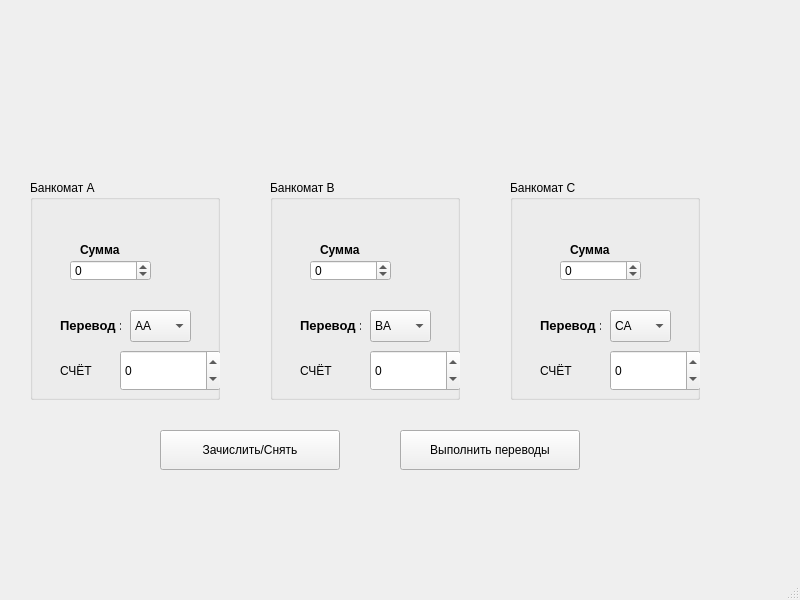
<?xml version="1.0" encoding="UTF-8"?>
<ui version="4.0">
 <class>MainWindow</class>
 <widget class="QMainWindow" name="MainWindow">
  <property name="geometry">
   <rect>
    <x>0</x>
    <y>0</y>
    <width>800</width>
    <height>600</height>
   </rect>
  </property>
  <property name="windowTitle">
   <string>MainWindow</string>
  </property>
  <widget class="QWidget" name="centralwidget">
   <widget class="QPushButton" name="pushButton">
    <property name="geometry">
     <rect>
      <x>160</x>
      <y>430</y>
      <width>180</width>
      <height>40</height>
     </rect>
    </property>
    <property name="text">
     <string>Зачислить/Снять</string>
    </property>
   </widget>
   <widget class="QGroupBox" name="groupBox">
    <property name="geometry">
     <rect>
      <x>510</x>
      <y>180</y>
      <width>190</width>
      <height>220</height>
     </rect>
    </property>
    <property name="title">
     <string>Банкомат С</string>
    </property>
    <widget class="QSpinBox" name="spinBox_C">
     <property name="geometry">
      <rect>
       <x>100</x>
       <y>170</y>
       <width>91</width>
       <height>41</height>
      </rect>
     </property>
     <property name="minimum">
      <number>-99999</number>
     </property>
     <property name="maximum">
      <number>99999</number>
     </property>
     <property name="singleStep">
      <number>100</number>
     </property>
    </widget>
    <widget class="QSpinBox" name="spinBox_valueC">
     <property name="geometry">
      <rect>
       <x>50</x>
       <y>80</y>
       <width>81</width>
       <height>21</height>
      </rect>
     </property>
     <property name="minimum">
      <number>-99999</number>
     </property>
     <property name="maximum">
      <number>99999</number>
     </property>
     <property name="singleStep">
      <number>100</number>
     </property>
    </widget>
    <widget class="QLabel" name="label_3">
     <property name="geometry">
      <rect>
       <x>60</x>
       <y>60</y>
       <width>51</width>
       <height>21</height>
      </rect>
     </property>
     <property name="text">
      <string>&lt;html&gt;&lt;head/&gt;&lt;body&gt;&lt;p&gt;&lt;span style=&quot; font-weight:700;&quot;&gt;Сумма&lt;/span&gt;&lt;/p&gt;&lt;/body&gt;&lt;/html&gt;</string>
     </property>
    </widget>
    <widget class="QComboBox" name="comboBox_3">
     <property name="geometry">
      <rect>
       <x>100</x>
       <y>130</y>
       <width>61</width>
       <height>32</height>
      </rect>
     </property>
     <item>
      <property name="text">
       <string>CA</string>
      </property>
     </item>
     <item>
      <property name="text">
       <string>CB</string>
      </property>
     </item>
     <item>
      <property name="text">
       <string>CC</string>
      </property>
     </item>
    </widget>
    <widget class="QLabel" name="label_6">
     <property name="geometry">
      <rect>
       <x>30</x>
       <y>130</y>
       <width>61</width>
       <height>31</height>
      </rect>
     </property>
     <property name="text">
      <string>&lt;html&gt;&lt;head/&gt;&lt;body&gt;&lt;p&gt;&lt;span style=&quot; font-size:10pt; font-weight:700;&quot;&gt;Перевод :&lt;/span&gt;&lt;/p&gt;&lt;/body&gt;&lt;/html&gt;</string>
     </property>
    </widget>
    <widget class="QLabel" name="label_9">
     <property name="geometry">
      <rect>
       <x>30</x>
       <y>180</y>
       <width>41</width>
       <height>21</height>
      </rect>
     </property>
     <property name="text">
      <string>СЧЁТ</string>
     </property>
    </widget>
   </widget>
   <widget class="QGroupBox" name="groupBox_2">
    <property name="geometry">
     <rect>
      <x>270</x>
      <y>180</y>
      <width>190</width>
      <height>220</height>
     </rect>
    </property>
    <property name="title">
     <string>Банкомат B</string>
    </property>
    <widget class="QSpinBox" name="spinBox_B">
     <property name="geometry">
      <rect>
       <x>100</x>
       <y>170</y>
       <width>91</width>
       <height>41</height>
      </rect>
     </property>
     <property name="minimum">
      <number>-99999</number>
     </property>
     <property name="maximum">
      <number>99999</number>
     </property>
     <property name="singleStep">
      <number>100</number>
     </property>
    </widget>
    <widget class="QSpinBox" name="spinBox_valueB">
     <property name="geometry">
      <rect>
       <x>40</x>
       <y>80</y>
       <width>81</width>
       <height>21</height>
      </rect>
     </property>
     <property name="minimum">
      <number>-99999</number>
     </property>
     <property name="maximum">
      <number>99999</number>
     </property>
     <property name="singleStep">
      <number>100</number>
     </property>
    </widget>
    <widget class="QLabel" name="label_2">
     <property name="geometry">
      <rect>
       <x>50</x>
       <y>60</y>
       <width>51</width>
       <height>21</height>
      </rect>
     </property>
     <property name="text">
      <string>&lt;html&gt;&lt;head/&gt;&lt;body&gt;&lt;p&gt;&lt;span style=&quot; font-weight:700;&quot;&gt;Сумма&lt;/span&gt;&lt;/p&gt;&lt;/body&gt;&lt;/html&gt;</string>
     </property>
    </widget>
    <widget class="QComboBox" name="comboBox_2">
     <property name="geometry">
      <rect>
       <x>100</x>
       <y>130</y>
       <width>61</width>
       <height>32</height>
      </rect>
     </property>
     <item>
      <property name="text">
       <string>BA</string>
      </property>
     </item>
     <item>
      <property name="text">
       <string>BB</string>
      </property>
     </item>
     <item>
      <property name="text">
       <string>BC</string>
      </property>
     </item>
    </widget>
    <widget class="QLabel" name="label_5">
     <property name="geometry">
      <rect>
       <x>30</x>
       <y>130</y>
       <width>61</width>
       <height>31</height>
      </rect>
     </property>
     <property name="text">
      <string>&lt;html&gt;&lt;head/&gt;&lt;body&gt;&lt;p&gt;&lt;span style=&quot; font-size:10pt; font-weight:700;&quot;&gt;Перевод :&lt;/span&gt;&lt;/p&gt;&lt;/body&gt;&lt;/html&gt;</string>
     </property>
    </widget>
    <widget class="QLabel" name="label_8">
     <property name="geometry">
      <rect>
       <x>30</x>
       <y>180</y>
       <width>41</width>
       <height>21</height>
      </rect>
     </property>
     <property name="text">
      <string>СЧЁТ</string>
     </property>
    </widget>
   </widget>
   <widget class="QGroupBox" name="groupBox_3">
    <property name="geometry">
     <rect>
      <x>30</x>
      <y>180</y>
      <width>190</width>
      <height>220</height>
     </rect>
    </property>
    <property name="title">
     <string>Банкомат А</string>
    </property>
    <widget class="QSpinBox" name="spinBox_A">
     <property name="geometry">
      <rect>
       <x>90</x>
       <y>170</y>
       <width>101</width>
       <height>41</height>
      </rect>
     </property>
     <property name="minimum">
      <number>-99999</number>
     </property>
     <property name="maximum">
      <number>99999</number>
     </property>
     <property name="singleStep">
      <number>100</number>
     </property>
    </widget>
    <widget class="QSpinBox" name="spinBox_valueA">
     <property name="geometry">
      <rect>
       <x>40</x>
       <y>80</y>
       <width>81</width>
       <height>21</height>
      </rect>
     </property>
     <property name="minimum">
      <number>-99999</number>
     </property>
     <property name="maximum">
      <number>99999</number>
     </property>
     <property name="singleStep">
      <number>100</number>
     </property>
    </widget>
    <widget class="QLabel" name="label">
     <property name="geometry">
      <rect>
       <x>50</x>
       <y>60</y>
       <width>61</width>
       <height>21</height>
      </rect>
     </property>
     <property name="text">
      <string>&lt;html&gt;&lt;head/&gt;&lt;body&gt;&lt;p&gt;&lt;span style=&quot; font-weight:700;&quot;&gt;Сумма&lt;/span&gt;&lt;/p&gt;&lt;/body&gt;&lt;/html&gt;</string>
     </property>
    </widget>
    <widget class="QComboBox" name="comboBox">
     <property name="geometry">
      <rect>
       <x>100</x>
       <y>130</y>
       <width>61</width>
       <height>32</height>
      </rect>
     </property>
     <item>
      <property name="text">
       <string>AA</string>
      </property>
     </item>
     <item>
      <property name="text">
       <string>AB</string>
      </property>
     </item>
     <item>
      <property name="text">
       <string>AC</string>
      </property>
     </item>
    </widget>
    <widget class="QLabel" name="label_4">
     <property name="geometry">
      <rect>
       <x>30</x>
       <y>130</y>
       <width>61</width>
       <height>31</height>
      </rect>
     </property>
     <property name="text">
      <string>&lt;html&gt;&lt;head/&gt;&lt;body&gt;&lt;p&gt;&lt;span style=&quot; font-size:10pt; font-weight:700;&quot;&gt;Перевод :&lt;/span&gt;&lt;/p&gt;&lt;/body&gt;&lt;/html&gt;</string>
     </property>
    </widget>
    <widget class="QLabel" name="label_7">
     <property name="geometry">
      <rect>
       <x>30</x>
       <y>180</y>
       <width>41</width>
       <height>21</height>
      </rect>
     </property>
     <property name="text">
      <string>СЧЁТ</string>
     </property>
    </widget>
   </widget>
   <widget class="QPushButton" name="pushButton_1">
    <property name="geometry">
     <rect>
      <x>400</x>
      <y>430</y>
      <width>180</width>
      <height>40</height>
     </rect>
    </property>
    <property name="text">
     <string>Выполнить переводы</string>
    </property>
   </widget>
  </widget>
  <widget class="QMenuBar" name="menubar">
   <property name="geometry">
    <rect>
     <x>0</x>
     <y>0</y>
     <width>800</width>
     <height>24</height>
    </rect>
   </property>
  </widget>
  <widget class="QStatusBar" name="statusbar"/>
 </widget>
 <resources/>
 <connections/>
</ui>
